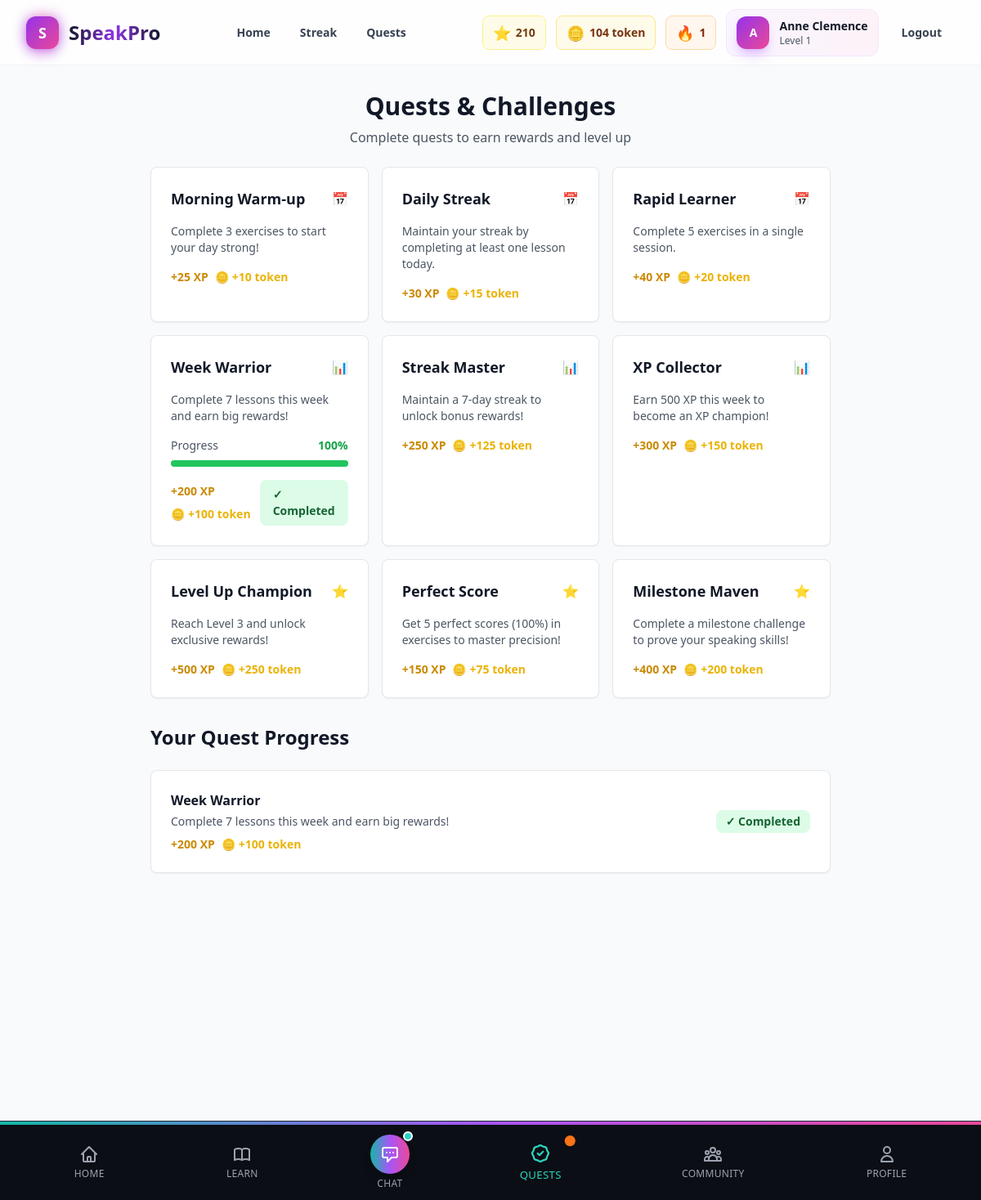
The page /quests/ (signed in) on the database its author committed.
### myApp/models.py (models this page shows, shortened)
class Profile(models.Model):
    user = models.OneToOneField(User, on_delete=models.CASCADE)
    created_at = models.DateTimeField(auto_now_add=True)
    updated_at = models.DateTimeField(auto_now=True)
    daily_goal_minutes = models.IntegerField(default=5, validators=[MinValueValidator(2), MaxValueValidator(60)])
    learning_goal = models.CharField(max_length=100, default="converse_confidently")
    current_level = models.IntegerField(default=1, validators=[MinValueValidator(1), MaxValueValidator(6)])
    total_xp = models.IntegerField(default=0)
    current_streak = models.IntegerField(default=0)
    longest_streak = models.IntegerField(default=0)
    last_activity = models.DateTimeField(null=True, blank=True)
    coins = models.IntegerField(default=0)
    tickets = models.IntegerField(default=0)  # For district venue entry
    persona = models.JSONField(default=dict, blank=True)  # Role, audience, goal, etc.
    contexts = models.JSONField(default=list, blank=True)  # Typical speaking contexts
    goals = models.JSONField(default=list, blank=True)  # Learning goals
    ab_variant = models.CharField(max_length=1, default='A', choices=[('A', 'Dashboard-first'), ('B', 'Map-first')])
    onboarding_completed = models.BooleanField(default=False)

class Quest(models.Model):
    QUEST_TYPES = [
        ('daily', 'Daily Quest'),
    ]
    name = models.CharField(max_length=100)
    description = models.TextField()
    quest_type = models.CharField(max_length=10, choices=QUEST_TYPES, default='daily')
    xp_required = models.IntegerField(null=True, blank=True)
    lessons_required = models.IntegerField(null=True, blank=True)
    streak_required = models.IntegerField(null=True, blank=True)
    xp_reward = models.IntegerField(default=0)
    coins_reward = models.IntegerField(default=0)
    is_active = models.BooleanField(default=True)
    expires_at = models.DateTimeField(null=True, blank=True)

class UserQuest(models.Model):
    user = models.ForeignKey(User, on_delete=models.CASCADE)
    quest = models.ForeignKey(Quest, on_delete=models.CASCADE)
    is_completed = models.BooleanField(default=False)
    progress = models.JSONField(default=dict)  # Track specific requirements
    completed_at = models.DateTimeField(null=True, blank=True)
    class Meta:
        unique_together = ['user', 'quest']

### myApp/views.py (the view)
# urls.py: path('quests/', views.quests, name='quests'),
@login_required
def quests(request):
    active_quests = Quest.objects.filter(is_active=True)
    user_quests = UserQuest.objects.filter(
        user=request.user,
        quest__in=active_quests
    )
    context = {
        'active_quests': active_quests,
        'user_quests': user_quests,
    }
    return render(request, 'myApp/quests.html', context)

### myApp/templates/myApp/quests.html (shortened to what this page needs)
{% extends 'myApp/base.html' %}
{% block content %}
<div class="min-h-screen bg-gray-50 py-8 pb-48 md:pb-8">
    <div class="max-w-4xl mx-auto px-4 sm:px-6 lg:px-8">
        <div class="text-center mb-6">
            <h1 class="text-3xl font-bold text-gray-900 mb-2">Quests & Challenges</h1>
            <p class="text-gray-600">Complete quests to earn rewards and level up</p>
        </div>
        <div class="grid grid-cols-1 md:grid-cols-2 lg:grid-cols-3 gap-4 mb-8">
            {% for quest in active_quests %}
            <div class="bg-white rounded-lg shadow-sm border p-6">
                <div class="flex items-center justify-between mb-4">
                    <h3 class="text-lg font-semibold text-gray-900">{{ quest.name }}</h3>
                    <span class="text-yellow-500">
                        {% if quest.quest_type == 'daily' %}📅{% elif quest.quest_type == 'weekly' %}📊{% else %}⭐{% endif %}
                    </span>
                </div>
                <p class="text-gray-600 text-sm mb-4">{{ quest.description }}</p>
                <div class="mb-4">
                    {% for user_quest in user_quests %}
                        {% if user_quest.quest.id == quest.id %}
                            {% if user_quest.is_completed %}
                                <div class="flex justify-between text-sm text-gray-600 mb-2">
                                    <span>Progress</span>
                                    <span class="text-green-600 font-semibold">100%</span>
                                </div>
                                <div class="w-full bg-gray-200 rounded-full h-2">
                                    <div class="bg-green-500 h-2 rounded-full transition-all duration-500" style="width: 100%"></div>
                                </div>
                            {% endif %}
                        {% endif %}
                    {% endfor %}
                </div>
                <div class="flex items-center justify-between">
                    <div class="flex flex-wrap gap-2">
                        {% if quest.xp_reward > 0 %}
                        <span class="text-yellow-600 text-sm font-semibold">+{{ quest.xp_reward }} XP</span>
                        {% endif %}
                        {% if quest.coins_reward > 0 %}
                        <span class="text-yellow-500 text-sm font-semibold flex items-center gap-1">
                            <span>🪙</span>
                            <span>+{{ quest.coins_reward }} token</span>
                        </span>
                        {% endif %}
                    </div>
                    {% for user_quest in user_quests %}
                        {% if user_quest.quest.id == quest.id %}
                            {% if user_quest.is_completed %}
                                <span class="bg-green-100 text-green-800 px-4 py-2 rounded-lg text-sm font-semibold">
                                    ✓ Completed
                                </span>
                            {% endif %}
                        {% endif %}
                    {% endfor %}
                </div>
            </div>
            {% empty %}
            <div class="col-span-full text-center py-8 text-gray-500">
                <p>No active quests available. Check back later!</p>
            </div>
            {% endfor %}
        </div>
        {% if user_quests %}
        <div class="mt-8 mb-12">
            <h2 class="text-2xl font-bold text-gray-900 mb-6">Your Quest Progress</h2>
            <div class="space-y-4 pb-12">
                {% for user_quest in user_quests %}
                <div class="bg-white rounded-lg shadow-sm border p-6 {% if forloop.last %}mb-8{% endif %}">
                    <div class="flex items-center justify-between">
                        <div class="flex-1">
                            <h3 class="font-semibold text-gray-900 mb-1">{{ user_quest.quest.name }}</h3>
                            <p class="text-sm text-gray-600 mb-2">{{ user_quest.quest.description }}</p>
                            <div class="flex flex-wrap gap-2 mt-2">
                                {% if user_quest.quest.xp_reward > 0 %}
                                <span class="text-yellow-600 text-sm font-semibold">+{{ user_quest.quest.xp_reward }} XP</span>
                                {% endif %}
                                {% if user_quest.quest.coins_reward > 0 %}
                                <span class="text-yellow-500 text-sm font-semibold flex items-center gap-1">
                                    <span>🪙</span>
                                    <span>+{{ user_quest.quest.coins_reward }} token</span>
                                </span>
                                {% endif %}
                            </div>
                        </div>
                        <div class="text-right ml-4">
                            {% if user_quest.is_completed %}
                                <span class="inline-block bg-green-100 text-green-800 px-3 py-1 rounded-lg text-sm font-semibold">✓ Completed</span>
                            {% else %}
                                <span class="inline-block bg-yellow-100 text-yellow-800 px-3 py-1 rounded-lg text-sm font-semibold">In Progress</span>
                            {% endif %}
                        </div>
                    </div>
                </div>
                {% endfor %}
            </div>
        </div>
        {% endif %}
    </div>
</div>
{% endblock %}

### myApp/templates/myApp/base.html (shortened to what this page needs)
<!DOCTYPE html>
<html lang="en">
<head>
    <script src="https://cdn.tailwindcss.com"></script>
</head>
<body class="bg-gray-50 min-h-screen">
    <nav class="fixed top-0 left-0 right-0 z-50 transition-all duration-300" id="navbar">
        <div class="relative max-w-7xl mx-auto px-4 sm:px-6 lg:px-8">
            <div class="flex justify-between items-center h-20">
                <div class="flex items-center">
                    <a href="{% url 'home' %}" class="flex items-center space-x-3 group" aria-label="SpeakPro Home">
                        <div class="relative">
                            <div class="absolute inset-0 bg-gradient-to-r from-purple-600 via-pink-500 to-purple-600 rounded-xl opacity-75 blur group-hover:opacity-100 transition-opacity"></div>
                            <div class="relative w-10 h-10 bg-gradient-to-br from-purple-600 to-pink-500 rounded-xl flex items-center justify-center shadow-lg shadow-purple-500/30 group-hover:scale-110 transition-transform">
                                <span class="text-white font-black text-lg">S</span>
                            </div>
                        </div>
                        <span class="text-2xl font-extrabold bg-gradient-to-r from-gray-900 via-purple-600 to-gray-900 bg-clip-text text-transparent group-hover:from-purple-600 group-hover:via-pink-500 group-hover:to-purple-600 transition-all">SpeakPro</span>
                    </a>
                </div>
                <div class="hidden md:flex items-center space-x-1">
                    <a href="{% url 'home' %}" class="px-4 py-2 rounded-xl text-sm font-semibold text-gray-700 hover:text-purple-600 hover:bg-purple-50 transition-all duration-200 relative group">
                        Home
                    </a>
                    {% if user.is_authenticated %}
                    <a href="{% url 'streak_page' %}" class="px-4 py-2 rounded-xl text-sm font-semibold text-gray-700 hover:text-purple-600 hover:bg-purple-50 transition-all duration-200 relative group">
                        Streak
                    </a>
                    <a href="{% url 'quests' %}" class="px-4 py-2 rounded-xl text-sm font-semibold text-gray-700 hover:text-purple-600 hover:bg-purple-50 transition-all duration-200 relative group">
                        Quests
                    </a>
                    {% endif %}
                </div>
                <div class="flex items-center space-x-3">
                    {% if user.is_authenticated %}
                        <div class="flex items-center space-x-3">
                            <div class="hidden lg:flex items-center space-x-3">
                                <div class="flex items-center gap-1.5 px-3 py-1.5 rounded-lg bg-yellow-50 border border-yellow-200">
                                    <span class="text-yellow-600 text-lg">⭐</span>
                                    <span class="text-sm font-bold text-yellow-900">{{ user.profile.total_xp|default:0 }}</span>
                                </div>
                                <div class="flex items-center gap-1.5 px-3 py-1.5 rounded-lg bg-amber-50 border border-amber-200">
                                    <span class="text-amber-600 text-lg">🪙</span>
                                    <span class="text-sm font-bold text-amber-900">{{ user.profile.coins|default:0 }} token</span>
                                </div>
                                {% if user.profile.current_streak > 0 %}
                                <div class="flex items-center gap-1.5 px-3 py-1.5 rounded-lg bg-orange-50 border border-orange-200">
                                    <span class="text-orange-500 streak-fire text-lg">🔥</span>
                                    <span class="text-sm font-bold text-orange-900">{{ user.profile.current_streak }}</span>
                                </div>
                                {% endif %}
                            </div>
                            <div class="flex items-center gap-3 px-3 py-2 rounded-xl bg-gradient-to-r from-purple-50 to-pink-50 border border-purple-100 hover:border-purple-200 transition-all">
                                <div class="w-10 h-10 bg-gradient-to-br from-purple-600 to-pink-500 rounded-xl flex items-center justify-center shadow-lg shadow-purple-500/30">
                                    <span class="text-white text-sm font-bold">{{ user.first_name.0|default:user.username.0|upper }}</span>
                                </div>
                                <div class="hidden sm:block">
                                    <p class="text-sm font-bold text-gray-900">{{ user.first_name|default:user.username }}</p>
                                    <p class="text-xs text-gray-600">Level {{ user.profile.current_level|default:1 }}</p>
                                </div>
                            </div>
                            <a href="{% url 'logout' %}" class="px-4 py-2 rounded-xl text-sm font-semibold text-gray-700 hover:text-red-600 hover:bg-red-50 transition-all duration-200 min-h-[44px] flex items-center">
                                Logout
                            </a>
                        </div>
                    {% endif %}
                </div>
            </div>
        </div>
    </nav>
    <div class="h-20"></div>
    <main class="min-h-screen">
        {% block content %}{% endblock %}
    </main>
    {% if user.is_authenticated %}
    {% include 'myApp/components/mobile_footer.html' %}
    {% endif %}
</body>
</html>

### myApp/templates/myApp/base.html (style rules this page uses)
.streak-fire { animation: flicker 1.5s infinite alternate; }
html { scroll-behavior: smooth; }
a, button { transition: all 0.3s cubic-bezier(0.4, 0, 0.2, 1); }
body { -webkit-font-smoothing: antialiased; -moz-osx-font-smoothing: grayscale; text-rendering: optimizeLegibility; overflow-x: hidden; }
#navbar { transition: all 0.3s cubic-bezier(0.4, 0, 0.2, 1); }

### rows shown on the page
Quest: name "Morning Warm-up", description "Complete 3 exercises to start your day strong!", xp_reward "25", coins_reward "10"
Quest: name "Daily Streak", description "Maintain your streak by completing at least one lesson today.", xp_reward "30", coins_reward "15"
Quest: name "Rapid Learner", description "Complete 5 exercises in a single session.", xp_reward "40", coins_reward "20"
Quest: name "Week Warrior", description "Complete 7 lessons this week and earn big rewards!", xp_reward "200", coins_reward "100"
UserQuest: is_completed "Progress", quest.name "Week Warrior", quest.description "Complete 7 lessons this week and earn big rewards!", quest.xp_reward "200", quest.coins_reward "100"
Quest: name "Streak Master", description "Maintain a 7-day streak to unlock bonus rewards!", xp_reward "250", coins_reward "125"
Quest: name "XP Collector", description "Earn 500 XP this week to become an XP champion!", xp_reward "300", coins_reward "150"
Quest: name "Level Up Champion", description "Reach Level 3 and unlock exclusive rewards!", xp_reward "500", coins_reward "250"
Quest: name "Perfect Score", description "Get 5 perfect scores (100%) in exercises to master precision!", xp_reward "150", coins_reward "75"
Quest: name "Milestone Maven", description "Complete a milestone challenge to prove your speaking skills!", xp_reward "400", coins_reward "200"

### other values the page prints
{{ user.profile.total_xp|default:0 }} "210"
{{ user.profile.coins|default:0 }} "104"
{{ user.profile.current_streak }} "1"
{{ user.first_name.0|default:user.username.0|upper }} "A"
{{ user.first_name|default:user.username }} "Anne Clemence"
{{ user.profile.current_level|default:1 }} "1"
